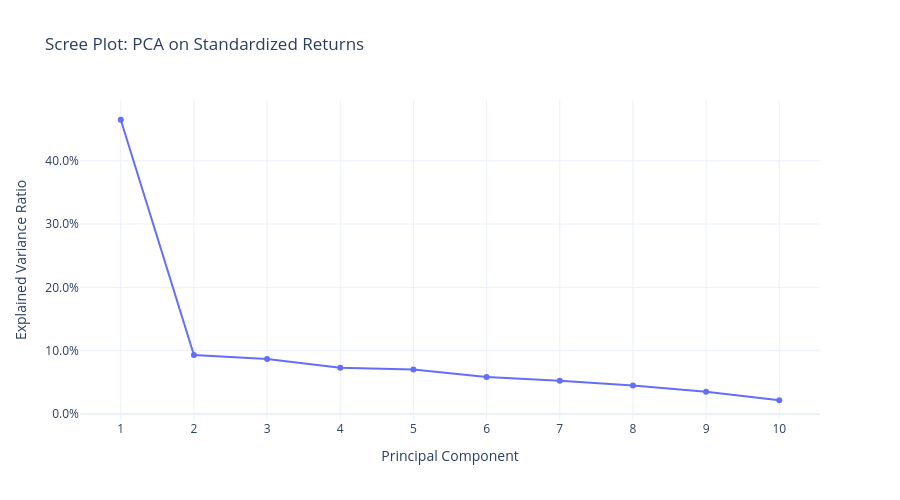

Notebook code cell kept with this figure:
### Markdown cell above
#### Scree plot

### Code cell
scree_df = pd.DataFrame({
    "Principal Component": np.arange(1, len(explained_var_ratio) + 1),
    "Explained Variance Ratio": explained_var_ratio
})

fig = px.line(
    scree_df,
    x="Principal Component",
    y="Explained Variance Ratio",
    markers=True,
    title="Scree Plot: PCA on Standardized Returns",
    hover_data={"Explained Variance Ratio": ":.3f"}
)
fig.update_layout(
    height=500,
    xaxis=dict(dtick=1),
    yaxis_tickformat=".1%",
)
fig.show()

### Figure 1 — Plotly figure (JSON) as saved in the notebook; plotly's stock layout.template omitted (floating-point values rounded to 4 significant figures)
{"data": [{"hovertemplate": "Principal Component=%{x}<br>Explained Variance Ratio=%{y:.3f}<extra></extra>", "legendgroup": "", "line": {"color": "#636efa", "dash": "solid"}, "marker": {"symbol": "circle"}, "mode": "lines+markers", "name": "", "orientation": "v", "showlegend": false, "type": "scatter", "x": [1, 2, 3, 4, 5, 6, 7, 8, 9, 10], "xaxis": "x", "y": [0.4648, 0.09315, 0.0866, 0.07298, 0.07021, 0.05846, 0.05244, 0.04468, 0.03511, 0.02155], "yaxis": "y"}], "layout": {"height": 500, "legend": {"tracegroupgap": 0}, "title": {"text": "Scree Plot: PCA on Standardized Returns"}, "xaxis": {"anchor": "y", "domain": [0, 1], "dtick": 1, "title": {"text": "Principal Component"}}, "yaxis": {"anchor": "x", "domain": [0, 1], "tickformat": ".1%", "title": {"text": "Explained Variance Ratio"}}}}
